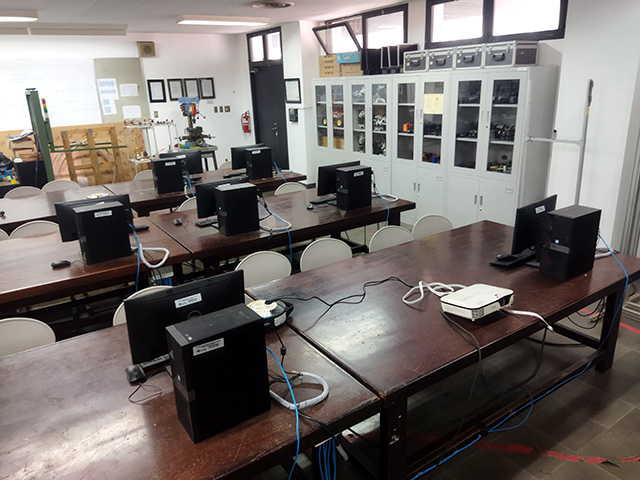
#> input picture img/jj102.jpg, 640 x 480 px, found by its file name
$ python ObjectDetectionJJ102.py
#> lines starting #> are read from the running program, lines starting #| are printed output that depends on the picture; after the words box and inside, x2 and y2 are one past the last pixel; in counts of white or black regions, pixels touching at a corner belong together
import cv2 as cv
import numpy as np
from matplotlib import pyplot as plt

# Load image jj-102

img_scene = cv.imread('jj102.jpg')
#> img_scene is the input picture: shape (480, 640, 3); mean B, G, R 110.4, 113.4, 119.4
assert img_scene is not None, "File could not be read, check with os.path.exists()"

img_show = cv.cvtColor(img_scene, cv.COLOR_BGR2RGB)
cv.imshow('Testing', img_show)

# Process pencarian contour

img_gray = cv.cvtColor(img_scene, cv.COLOR_BGR2GRAY)
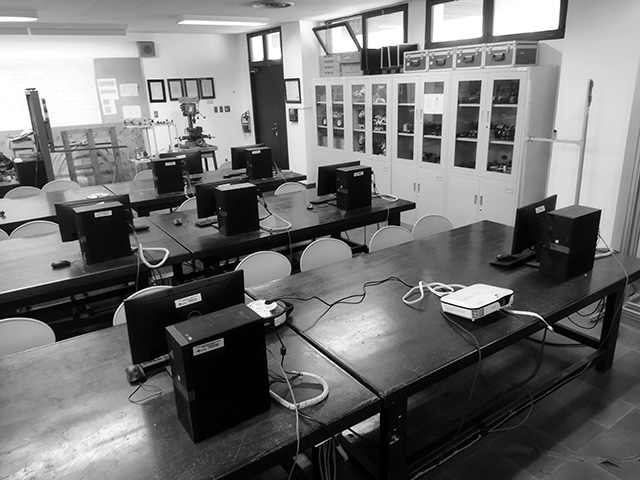
#> img_gray: shape (480, 640); min 0, max 255, mean 114.8
ret, threshold = cv.threshold(img_gray, 32, 255, 0)
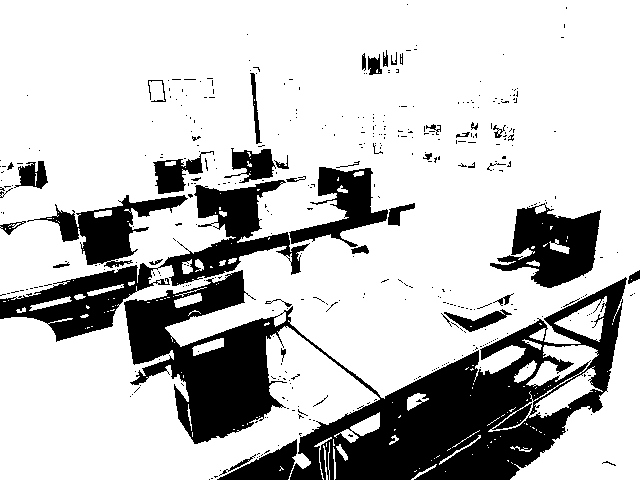
#> threshold: shape (480, 640); 76.8% white; 408 black regions (362 under 20 px), largest, box (x1, y1, x2, y2) and area: (124, 270, 627, 480) 40170, (0, 180, 310, 342) 10718, (490, 203, 601, 288) 5190

cv.imshow('Thresholding', threshold)

cv.waitKey(0)

cv.destroyAllWindows()
